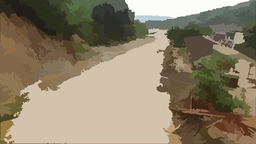
#> input picture programs/results/meanshift500.png, 256 x 144 px, shrunk from 500 x 281 before the run
$ python test.py   (Python 2 division)
#> lines starting #> are read from the running program, lines starting #| are printed output that depends on the picture; after the words box and inside, x2 and y2 are one past the last pixel; in counts of white or black regions, pixels touching at a corner belong together
#> further down, img is the input picture: shape (144, 256, 3); mean B, G, R 106.9, 129.1, 140.9
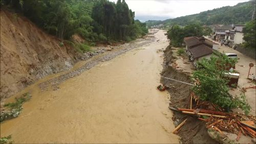
#> input picture programs/results/original.png, 256 x 144 px, shrunk from 500 x 281 before the run
#> further down, org is the input picture: shape (144, 256, 3); mean B, G, R 89.8, 119.1, 134.2
import cv2
import numpy as np
import pymeanshift as pms
import matplotlib.pyplot as plt
import matplotlib as mpl
from PIL import Image
from collections import deque

def image(_org,_img):
  global org,img,h,w,c
  global bo,go,ro,al

  org,img = _org,_img
  h,w,c = img.shape
#> h = 144; w = 256; c = 3
  bo,go,ro = cv2.split(org)
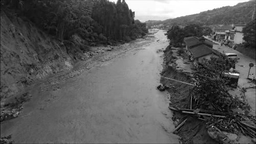
#> bo: shape (144, 256); min 0, max 255, mean 89.8
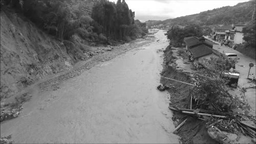
#> go: shape (144, 256); min 11, max 255, mean 119.1
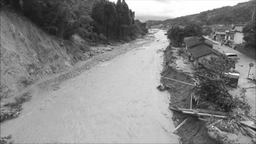
#> ro: shape (144, 256); min 15, max 255, mean 134.2
  al = 0.55

def shortcut():
  global dummy,label
  dummy = np.loadtxt('results/dummy.txt').astype(np.uint)
  label = np.loadtxt('results/label.txt').astype(np.uint)

def detection():
  bl,gl,rl = cv2.split(org)
  bf,gf,rf = cv2.split(org)
  _lnd,_fld = np.full((h,w), 255),np.full((h,w), 255)

  lab,hsv = cv2.cvtColor(img,cv2.COLOR_BGR2Lab),cv2.cvtColor(img,cv2.COLOR_BGR2HSV)
#> lab: shape (144, 256, 3); mean of channels 0, 1, 2 136.7, 128.9, 142.1
#> hsv: shape (144, 256, 3); mean H, S, V 24.1, 74.5, 142.6

  for l in range(1,label+1):
    idx = np.where(dummy==l)

    Lp,ap,bp = np.split(lab[idx],3,axis=1)
#> Lp = 2517 values, max 207 at index 2398, min 24 at index 704, mean 67.47; ap = 2517 values, max 136 at index 566, min 117 at index 1138, mean 128.3; bp = 2517 values, max 152 at index 2008, min 132 at index 524, mean 140.2
    hp,sp,vp = np.split(hsv[idx],3,axis=1)
#> hp = 2517 values, max 45 at index 622, min 13 at index 831, mean 23.97; sp = 2517 values, max 140 at index 1897, min 44 at index 2482, mean 94.32; vp = 2517 values, max 215 at index 2398, min 26 at index 704, mean 72.24
    edge = cv2.imread('results/edge/canny.png', cv2.IMREAD_GRAYSCALE)[idx]
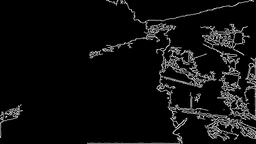
#> input picture programs/results/edge/canny.png, 256 x 144 px, shrunk from 500 x 281 before the run
#> edge = 2517 values, max 162 at index 2248, min 0 at index 0, mean 0.648

    print(edge.shape)
#| (2517,)

    landslide = (Lp<180)&(ap>128)&(sp>70)&(edge>100)
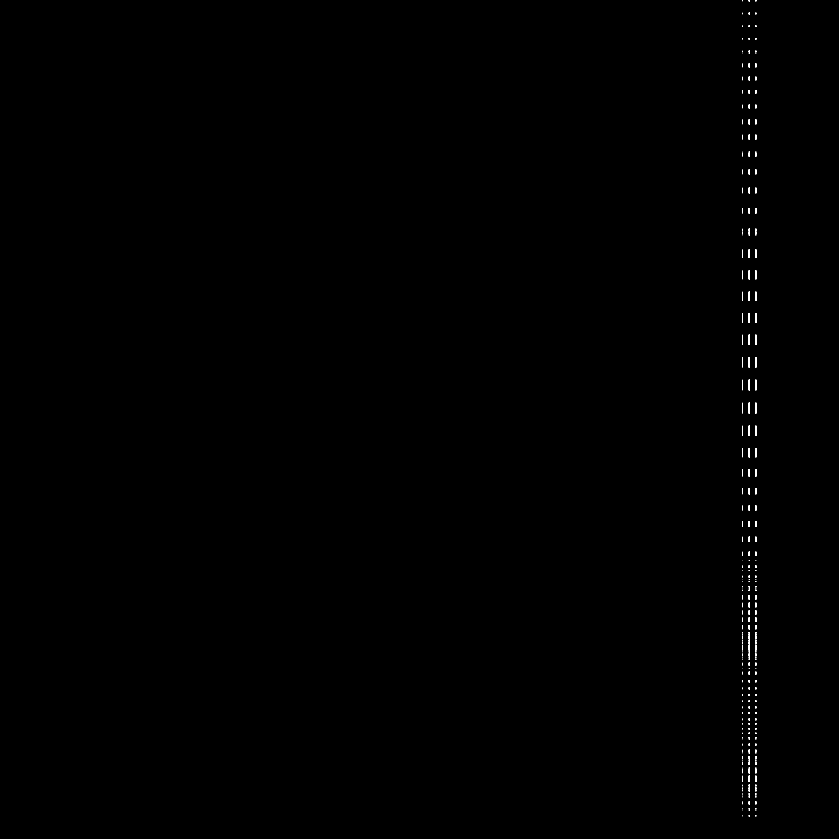
#> landslide: shape (2517, 2517) bool (shown at 1/3 size); 0.12% white; 300 white regions (176 under 20 px), largest, box (x1, y1, x2, y2) and area: (2246, 1208, 2250, 1241) 132, (2246, 1071, 2250, 1103) 128, (2246, 1139, 2250, 1171) 128
    _flooded = (Lp>135)&(ap>128)&(sp<=70)
    flooded = _flooded&(~landslide)
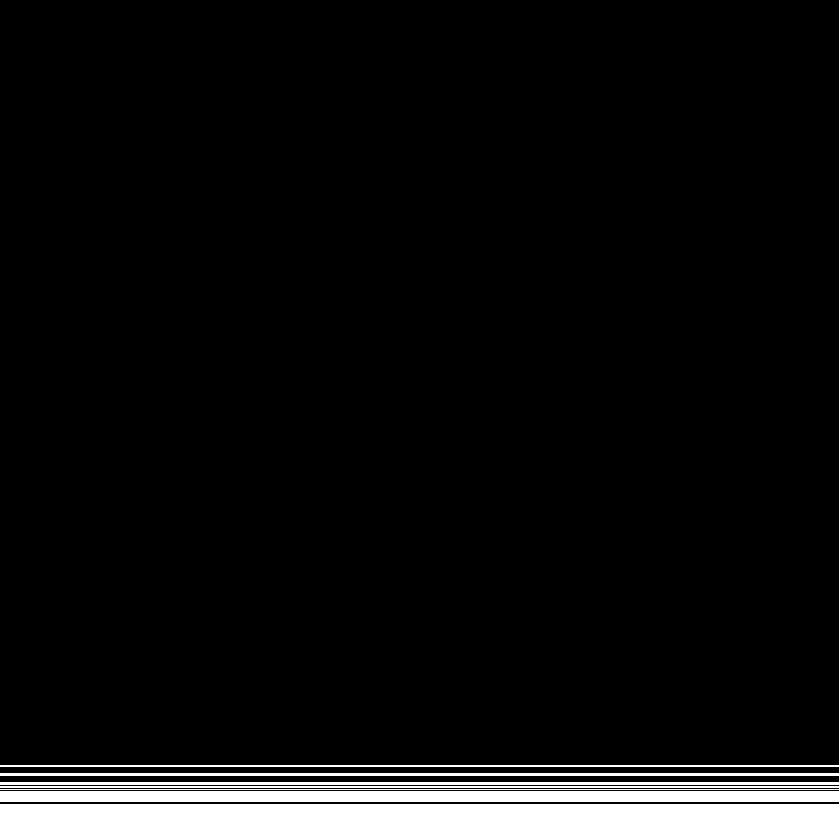
#> flooded: shape (2517, 2517) bool (shown at 1/3 size); 5.7% white; 15 white regions, largest, box (x1, y1, x2, y2) and area: (0, 2449, 2517, 2517) 171156, (0, 2433, 2517, 2446) 32721, (0, 2392, 2517, 2403) 27687

    if (np.count_nonzero(landslide)>np.count_nonzero(~landslide)):
      bl[idx],gl[idx],rl[idx] = (bo[idx]),(go[idx]),(ro[idx]*al+250*(1-al))
      _lnd[idx] = 0

    if (np.count_nonzero(flooded)>np.count_nonzero(~flooded)):
      bf[idx],gf[idx],rf[idx] = (bo[idx]),(go[idx]*al+250*(1-al)),(ro[idx]*al+250*(1-al))
      _fld[idx] = 0

  lnd,fld = np.dstack((np.dstack((bl,gl)),rl)),np.dstack((np.dstack((bf,gf)),rf))

  cv2.imwrite('results/landslide.png', lnd)
  cv2.imwrite('results/flooded.png', fld)
  cv2.imwrite('results/_landslide.png', _lnd)
  cv2.imwrite('results/_flooded.png', _fld)

  return _lnd,_fld


# 入力画像読込
img = cv2.imread('results/meanshift500.png', cv2.IMREAD_COLOR)

# オリジナル画像
org = cv2.imread('results/original.png', cv2.IMREAD_COLOR)

# 画像データ
image(org,img)

# ラベリングデータ
shortcut()

# 災害領域検出
#   - 斜面崩壊・瓦礫でピクセル穴がある
#   - 浸水検出結果で緑色のノイズがある
#> (the run stopped early here; a loop or call above may not have finished)
